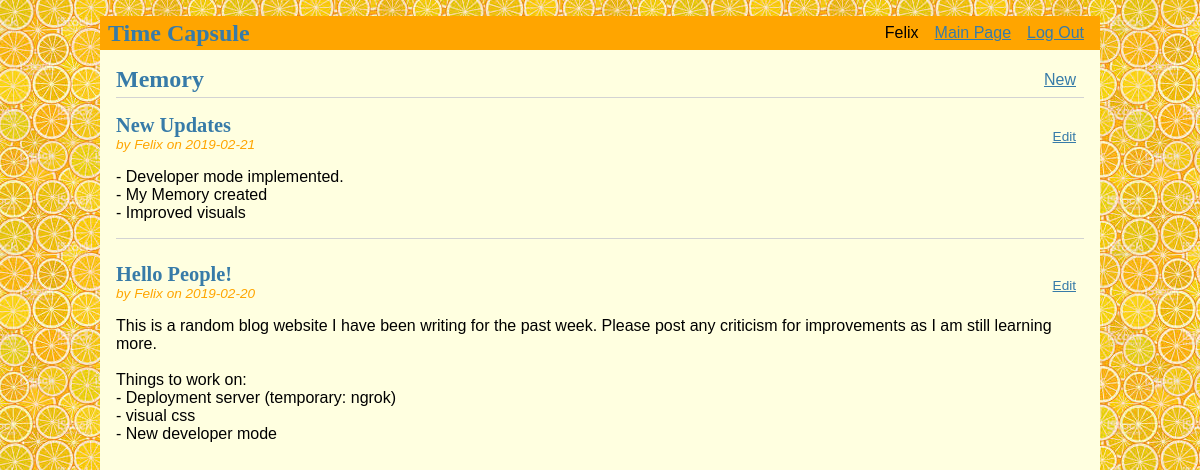
The app's page /my_post (signed in) with its own data.
### tables this page shows
CREATE TABLE user (
  id INTEGER PRIMARY KEY AUTOINCREMENT,
  username TEXT UNIQUE NOT NULL,
  password TEXT NOT NULL
);

CREATE TABLE post (
  id INTEGER PRIMARY KEY AUTOINCREMENT,
  author_id INTEGER NOT NULL,
  created TIMESTAMP NOT NULL DEFAULT CURRENT_TIMESTAMP,
  title TEXT NOT NULL,
  body TEXT NOT NULL,
  FOREIGN KEY (author_id) REFERENCES user (id)
);

### flaskr/blog.py (the view)
@bp.route('/my_post')
def my_post():
    db = get_db()
    my_post = db.execute(
        'SELECT p.id, title, body, created, author_id, username'
        ' FROM post p JOIN user u WHERE p.author_id = u.id'
        ' ORDER BY created DESC'
    ).fetchall()
    return render_template('blog/my_post.html', my_post=my_post)

### flaskr/auth.py (called while the page is built)
@bp.before_app_request
def load_logged_in_user():
    user_id = session.get('user_id')
    if user_id is None:
        g.user = None
    else:
        g.user = get_db().execute(
            'SELECT * FROM user WHERE id = ?', (user_id,)
        ).fetchone()

### flaskr/db.py (called while the page is built)
def get_db():
    if 'db' not in g:
        g.db = sqlite3.connect(
            current_app.config['DATABASE'],
            detect_types=sqlite3.PARSE_DECLTYPES
        )
        g.db.row_factory = sqlite3.Row
    return g.db

### flaskr/templates/blog/my_post.html
{% extends 'base.html' %}
{% block my_post %}
    <li><a href="{{ url_for('blog.index') }}">Main Page</a></li>
{% endblock %}
{% block header %}
  <h1>{% block title %}Memory{% endblock %}</h1>
  {% if g.user %}
    <a class="action" href="{{ url_for('blog.create') }}">New</a>
  {% endif %}
{% endblock %}
{% block content %}
  {% for post in my_post %}
    {% if g.user['id'] == post['author_id'] %}
    <article class="post">
      <header>
        <div>
          <h1>{{ post['title'] }}</h1>
          <div class="about">by {{ post['username'] }} on {{ post['created'].strftime('%Y-%m-%d') }}</div>
        </div>
          <a class="action" href="{{ url_for('blog.update', id=post['id']) }}">Edit</a>
      </header>
      <p class="body">{{ post['body'] }}</p>
    </article>
      {% if not loop.last %}
        <hr>
      {% endif %}
    {% else %}
      <p><center>You have no post yet :(</center></p>
    {% endif %}
  {% endfor %}
{% endblock %}

### flaskr/templates/base.html (shortened to what this page needs)
<!doctype html>
<link rel="stylesheet" href="{{ url_for('static', filename='style.css') }}">
<nav>
  <h1>Time Capsule</h1>
  <ul>
    {% if g.user %}
      <li><span>{{ g.user['username'] }}</span>
      {% block my_post %}{% endblock %}
      <li><a href="{{ url_for('auth.logout') }}">Log Out</a>
    {% else %}
      <li><a href="{{ url_for('auth.register') }}">Register</a>
      <li><a href="{{ url_for('auth.login') }}">Log In</a>
    {% endif %}
  </ul>
</nav>
<section class="content">
  <header>
    {% block header %}{% endblock %}
  </header>
  {% block content %}{% endblock %}
</section>

### flaskr/static/style.css (style rules this page uses)
h1, h2, h3, h4, h5, h6 { font-family: serif; color: #377ba8; margin: 1rem 0; }
a { color: #377ba8; }
hr { border: none; border-top: 1px solid lightgray; }
nav { background: orange; display: flex; align-items: center; padding: 0 0.5rem; }
nav h1 { flex: auto; margin: 0; }
nav ul { display: flex; list-style: none; margin: 0; padding: 0; }
nav ul li a, nav ul li span, header .action { display: block; padding: 0.5rem; }
.content { padding: 0 1rem 1rem; }
.content > header { border-bottom: 1px solid lightgray; display: flex; align-items: flex-end; }
.content > header h1 { flex: auto; margin: 1rem 0 0.25rem 0; }
.post > header { display: flex; align-items: flex-end; font-size: 0.85em; }
.post > header > div:first-of-type { flex: auto; }
.post > header h1 { font-size: 1.5em; margin-bottom: 0; }
.post .about { color: Orange; font-style: italic; }
.post .body { white-space: pre-line; }
.content:last-child { margin-bottom: 0; }

### records on screen
user: user.username "Felix"
post: title "New Updates", username "Felix", created "2019-02-21", body "- Developer mode implemented. - My Memory created - Improved visuals"
post: title "Hello People!", username "Felix", created "2019-02-20", body "This is a random blog website I have been writing for the past week. Please post any criticism for improvements as I am still learning more. Things to work on: - Deployment server (temporary: ngrok) - visual css - New developer mode"
